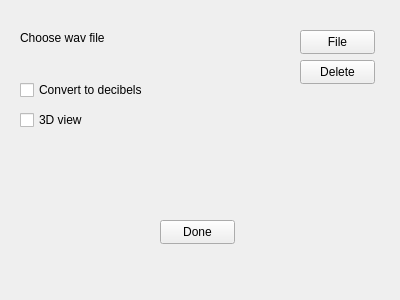
<?xml version="1.0" encoding="UTF-8"?>
<ui version="4.0">
 <class>spectrogramConfigWindow</class>
 <widget class="QWidget" name="spectrogramConfigWindow">
  <property name="geometry">
   <rect>
    <x>0</x>
    <y>0</y>
    <width>400</width>
    <height>300</height>
   </rect>
  </property>
  <property name="windowTitle">
   <string>Spectrogram config</string>
  </property>
  <widget class="QCheckBox" name="convertToDecibelsCheckBox">
   <property name="geometry">
    <rect>
     <x>20</x>
     <y>80</y>
     <width>131</width>
     <height>20</height>
    </rect>
   </property>
   <property name="text">
    <string>Convert to decibels</string>
   </property>
  </widget>
  <widget class="QCheckBox" name="view3dCheckBox">
   <property name="geometry">
    <rect>
     <x>20</x>
     <y>110</y>
     <width>75</width>
     <height>20</height>
    </rect>
   </property>
   <property name="text">
    <string>3D view</string>
   </property>
  </widget>
  <widget class="QPushButton" name="configDonePushBtn">
   <property name="geometry">
    <rect>
     <x>160</x>
     <y>220</y>
     <width>75</width>
     <height>24</height>
    </rect>
   </property>
   <property name="text">
    <string>Done</string>
   </property>
  </widget>
  <widget class="QPushButton" name="chooseFilePushBtn">
   <property name="geometry">
    <rect>
     <x>300</x>
     <y>30</y>
     <width>75</width>
     <height>24</height>
    </rect>
   </property>
   <property name="text">
    <string>File</string>
   </property>
  </widget>
  <widget class="QPushButton" name="deleteFilePushBtn">
   <property name="geometry">
    <rect>
     <x>300</x>
     <y>60</y>
     <width>75</width>
     <height>24</height>
    </rect>
   </property>
   <property name="text">
    <string>Delete</string>
   </property>
  </widget>
  <widget class="QLabel" name="fileNameLabel">
   <property name="geometry">
    <rect>
     <x>20</x>
     <y>30</y>
     <width>261</width>
     <height>16</height>
    </rect>
   </property>
   <property name="text">
    <string>Choose wav file</string>
   </property>
  </widget>
 </widget>
 <resources/>
 <connections/>
</ui>
